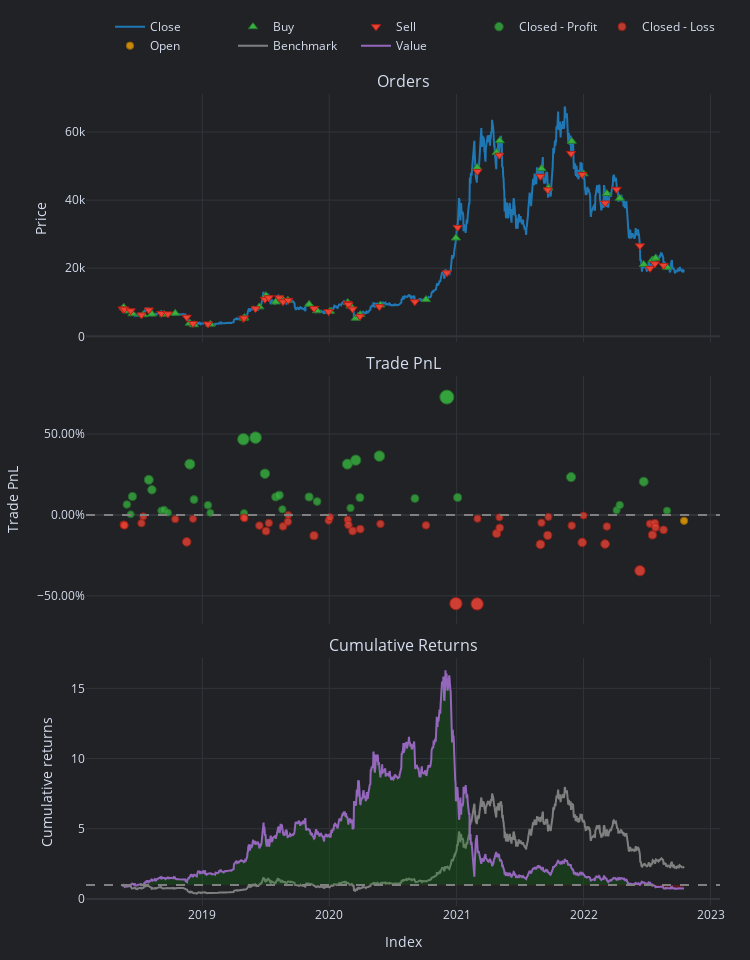

The notebook cell this image was saved under:
### Code cell
pf = vbt.Portfolio.from_signals(
    data.close[test_preds.index], # use only the test set
    test_preds > 0.02, # long when probability of price increase is greater than 2%
    test_preds < -0.05, # short when probability prediction is less than -5%
    direction="both" # long and short
)
print(pf.stats())
pf.plot().show()

### Figure 1 — Plotly figure (JSON) as saved in the notebook; plotly's stock layout.template omitted (floating-point values rounded to 4 significant figures; data arrays with more than 128 entries replaced by an {"elided": "..."} marker saying what was removed)
{"data": [{"legendgroup": "0", "line": {"color": "#1f77b4"}, "mode": "lines", "name": "Close", "showlegend": true, "type": "scatter", "uid": "b6ed1e3a-8f1c-4db2-ac42-b6b89aead28d", "x": {"elided": "1620 str values"}, "xaxis": "x", "y": {"elided": "1620 float values"}, "yaxis": "y"}, {"customdata": {"elided": "40x9 mixed values"}, "hovertemplate": "<br>Order Id: %{customdata[0]}\n<br>Signal Index: %{customdata[1]}\n<br>Creation Index: %{customdata[2]}\n<br>Fill Index: %{customdata[3]}\n<br>Size: %{customdata[4]:,}\n<br>Price: %{customdata[5]:,}\n<br>Fees: %{customdata[6]:,}\n<br>Type: %{customdata[7]}\n<br>Stop Type: %{customdata[8]}", "marker": {"color": "#37B13F", "line": {"color": "rgb(38,123,44)", "width": 1}, "size": 8, "symbol": "triangle-up"}, "mode": "markers", "name": "Buy", "type": "scatter", "uid": "273390fc-be1a-4c36-9d68-e75538d90b36", "x": ["2018-05-20T00:00:00+00:00", "2018-05-29T00:00:00+00:00", "2018-06-14T00:00:00+00:00", "2018-07-15T00:00:00+00:00", "2018-08-09T00:00:00+00:00", "2018-09-13T00:00:00+00:00", "2018-10-15T00:00:00+00:00", "2018-11-26T00:00:00+00:00", "2018-12-08T00:00:00+00:00", "2019-01-24T00:00:00+00:00", "2019-04-30T00:00:00+00:00", "2019-05-02T00:00:00+00:00", "2019-06-14T00:00:00+00:00", "2019-07-03T00:00:00+00:00", "2019-07-31T00:00:00+00:00", "2019-08-19T00:00:00+00:00", "2019-09-04T00:00:00+00:00", "2019-11-04T00:00:00+00:00", "2019-11-27T00:00:00+00:00", "2020-01-03T00:00:00+00:00", "2020-02-23T00:00:00+00:00", "2020-03-02T00:00:00+00:00", "2020-03-17T00:00:00+00:00", "2020-03-30T00:00:00+00:00", "2020-05-27T00:00:00+00:00", "2020-10-05T00:00:00+00:00", "2020-12-30T00:00:00+00:00", "2021-03-01T00:00:00+00:00", "2021-04-26T00:00:00+00:00", "2021-05-05T00:00:00+00:00", "2021-09-02T00:00:00+00:00", "2021-09-22T00:00:00+00:00", "2021-11-28T00:00:00+00:00", "2022-01-01T00:00:00+00:00", "2022-03-09T00:00:00+00:00", "2022-04-15T00:00:00+00:00", "2022-06-23T00:00:00+00:00", "2022-07-18T00:00:00+00:00", "2022-07-27T00:00:00+00:00", "2022-08-29T00:00:00+00:00"], "xaxis": "x", "y": [8527.0, 7461.0, 6636.0, 6353.0, 6530.0, 6487.0, 6752.0, 3862.0, 3411.0, 3570.0, 5321.0, 5493.0, 8650, 11940, 10080.0, 10920.0, 10570.0, 9393.0, 7509.0, 7345.0, 9936.0, 8915.0, 5313.0, 6394.0, 9204.0, 10790.0, 28880.0, 49590.0, 54000.0, 57440.0, 49250.0, 43540.0, 57270.0, 47720.0, 41940.0, 40550.0, 21110.0, 22430.0, 22950.0, 20290.0], "yaxis": "y"}, {"customdata": {"elided": "40x9 mixed values"}, "hovertemplate": "<br>Order Id: %{customdata[0]}\n<br>Signal Index: %{customdata[1]}\n<br>Creation Index: %{customdata[2]}\n<br>Fill Index: %{customdata[3]}\n<br>Size: %{customdata[4]:,}\n<br>Price: %{customdata[5]:,}\n<br>Fees: %{customdata[6]:,}\n<br>Type: %{customdata[7]}\n<br>Stop Type: %{customdata[8]}", "marker": {"color": "#EA4335", "line": {"color": "rgb(181,31,18)", "width": 1}, "size": 8, "symbol": "triangle-down"}, "mode": "markers", "name": "Sell", "type": "scatter", "uid": "d9c37a8a-e803-4845-8cba-a10c06c2ecd8", "x": ["2018-05-17T00:00:00+00:00", "2018-05-22T00:00:00+00:00", "2018-06-09T00:00:00+00:00", "2018-07-10T00:00:00+00:00", "2018-07-31T00:00:00+00:00", "2018-09-05T00:00:00+00:00", "2018-09-24T00:00:00+00:00", "2018-11-17T00:00:00+00:00", "2018-12-05T00:00:00+00:00", "2019-01-17T00:00:00+00:00", "2019-04-29T00:00:00+00:00", "2019-05-01T00:00:00+00:00", "2019-06-03T00:00:00+00:00", "2019-06-30T00:00:00+00:00", "2019-07-11T00:00:00+00:00", "2019-08-10T00:00:00+00:00", "2019-08-21T00:00:00+00:00", "2019-09-05T00:00:00+00:00", "2019-11-18T00:00:00+00:00", "2019-12-30T00:00:00+00:00", "2020-02-22T00:00:00+00:00", "2020-02-25T00:00:00+00:00", "2020-03-08T00:00:00+00:00", "2020-03-29T00:00:00+00:00", "2020-05-24T00:00:00+00:00", "2020-09-03T00:00:00+00:00", "2020-12-04T00:00:00+00:00", "2021-01-04T00:00:00+00:00", "2021-03-02T00:00:00+00:00", "2021-05-04T00:00:00+00:00", "2021-08-30T00:00:00+00:00", "2021-09-20T00:00:00+00:00", "2021-11-26T00:00:00+00:00", "2021-12-28T00:00:00+00:00", "2022-03-04T00:00:00+00:00", "2022-04-06T00:00:00+00:00", "2022-06-12T00:00:00+00:00", "2022-07-11T00:00:00+00:00", "2022-07-25T00:00:00+00:00", "2022-08-19T00:00:00+00:00"], "xaxis": "x", "y": [8041.0, 7977.0, 7492.0, 6297.0, 7731.0, 6700, 6581.0, 5628.0, 3770.0, 3616.0, 5238.0, 5383.0, 8116.0, 10850.0, 11340.0, 11310.0, 10140.0, 10560.0, 8187.0, 7246, 9651.0, 9316.0, 8033.0, 5881.0, 8720.0, 10140.0, 18650.0, 31990.0, 48440.0, 53200.0, 46980.0, 43020.0, 53730.0, 47540.0, 39150.0, 43170.0, 26570.0, 19960.0, 21310.0, 20830.0], "yaxis": "y"}, {"customdata": {"elided": "34x5 mixed values"}, "hovertemplate": "<br>Exit Trade Id: %{customdata[0]}\n<br>Position Id: %{customdata[1]}\n<br>Exit Index: %{customdata[2]}\n<br>PnL: %{customdata[3]:,}\n<br>Return: %{customdata[4]:,%}", "marker": {"color": "#37B13F", "line": {"color": "rgb(38,123,44)", "width": 1}, "opacity": [0.7633, 0.7508, 0.7735, 0.7946, 0.782, 0.7553, 0.7565, 0.7529, 0.8146, 0.7696, 0.7624, 0.7526, 0.8463, 0.7524, 0.8484, 0.8025, 0.7729, 0.7751, 0.7571, 0.7728, 0.767, 0.8146, 0.7588, 0.8197, 0.772, 0.8249, 0.7709, 0.9, 0.7722, 0.7981, 0.756, 0.7625, 0.7923, 0.7554], "size": [7.62, 7.037, 8.096, 9.083, 8.492, 7.248, 7.303, 7.137, 10.02, 7.913, 7.576, 7.122, 11.49, 7.11, 11.59, 9.448, 8.068, 8.17, 7.333, 8.064, 7.795, 10.02, 7.411, 10.25, 8.027, 10.5, 7.976, 14, 8.034, 9.247, 7.279, 7.581, 8.975, 7.251], "symbol": "circle"}, "mode": "markers", "name": "Closed - Profit", "type": "scatter", "uid": "b5305445-dd79-41b0-bbd5-8f0c712f3040", "x": ["2018-05-29T00:00:00+00:00", "2018-06-09T00:00:00+00:00", "2018-06-14T00:00:00+00:00", "2018-07-31T00:00:00+00:00", "2018-08-09T00:00:00+00:00", "2018-09-05T00:00:00+00:00", "2018-09-13T00:00:00+00:00", "2018-09-24T00:00:00+00:00", "2018-11-26T00:00:00+00:00", "2018-12-08T00:00:00+00:00", "2019-01-17T00:00:00+00:00", "2019-01-24T00:00:00+00:00", "2019-04-29T00:00:00+00:00", "2019-05-01T00:00:00+00:00", "2019-06-03T00:00:00+00:00", "2019-06-30T00:00:00+00:00", "2019-07-31T00:00:00+00:00", "2019-08-10T00:00:00+00:00", "2019-08-19T00:00:00+00:00", "2019-11-04T00:00:00+00:00", "2019-11-27T00:00:00+00:00", "2020-02-22T00:00:00+00:00", "2020-03-02T00:00:00+00:00", "2020-03-17T00:00:00+00:00", "2020-03-29T00:00:00+00:00", "2020-05-24T00:00:00+00:00", "2020-09-03T00:00:00+00:00", "2020-12-04T00:00:00+00:00", "2021-01-04T00:00:00+00:00", "2021-11-26T00:00:00+00:00", "2022-04-06T00:00:00+00:00", "2022-04-15T00:00:00+00:00", "2022-06-23T00:00:00+00:00", "2022-08-29T00:00:00+00:00"], "xaxis": "x2", "y": [0.06466, 0.00408, 0.1142, 0.2169, 0.1554, 0.02607, 0.03173, 0.01449, 0.3138, 0.09521, 0.06018, 0.01288, 0.4674, 0.01173, 0.4775, 0.2548, 0.1113, 0.1219, 0.03482, 0.1109, 0.08289, 0.3139, 0.043, 0.3387, 0.1071, 0.3638, 0.1018, 0.7281, 0.1078, 0.2339, 0.0293, 0.06066, 0.2056, 0.02633], "yaxis": "y2"}, {"customdata": {"elided": "45x5 mixed values"}, "hovertemplate": "<br>Exit Trade Id: %{customdata[0]}\n<br>Position Id: %{customdata[1]}\n<br>Exit Index: %{customdata[2]}\n<br>PnL: %{customdata[3]:,}\n<br>Return: %{customdata[4]:,%}", "marker": {"color": "#EA4335", "line": {"color": "rgb(181,31,18)", "width": 1}, "opacity": [0.7624, 0.7632, 0.7605, 0.7518, 0.7553, 0.7843, 0.7549, 0.7532, 0.7541, 0.7635, 0.7706, 0.7603, 0.7645, 0.7586, 0.75, 0.7764, 0.7572, 0.7528, 0.756, 0.7628, 0.7703, 0.7679, 0.7614, 0.7632, 0.8629, 0.8633, 0.7547, 0.7736, 0.753, 0.7664, 0.7875, 0.7599, 0.776, 0.7525, 0.7636, 0.785, 0.7507, 0.787, 0.7647, 0.821, 0.7611, 0.7754, 0.7603, 0.7658, 0.769], "size": [7.578, 7.618, 7.489, 7.083, 7.248, 8.599, 7.228, 7.149, 7.194, 7.631, 7.96, 7.479, 7.679, 7.4, 7, 8.233, 7.334, 7.129, 7.282, 7.598, 7.949, 7.836, 7.531, 7.615, 12.27, 12.29, 7.22, 8.102, 7.14, 7.763, 8.748, 7.461, 8.214, 7.116, 7.633, 8.632, 7.034, 8.725, 7.684, 10.31, 7.52, 8.187, 7.479, 7.738, 7.885], "symbol": "circle"}, "mode": "markers", "name": "Closed - Loss", "type": "scatter", "uid": "e83a03e0-63d1-4fde-aa2d-57314559fc7c", "x": ["2018-05-20T00:00:00+00:00", "2018-05-22T00:00:00+00:00", "2018-07-10T00:00:00+00:00", "2018-07-15T00:00:00+00:00", "2018-10-15T00:00:00+00:00", "2018-11-17T00:00:00+00:00", "2018-12-05T00:00:00+00:00", "2019-04-30T00:00:00+00:00", "2019-05-02T00:00:00+00:00", "2019-06-14T00:00:00+00:00", "2019-07-03T00:00:00+00:00", "2019-07-11T00:00:00+00:00", "2019-08-21T00:00:00+00:00", "2019-09-04T00:00:00+00:00", "2019-09-05T00:00:00+00:00", "2019-11-18T00:00:00+00:00", "2019-12-30T00:00:00+00:00", "2020-01-03T00:00:00+00:00", "2020-02-23T00:00:00+00:00", "2020-02-25T00:00:00+00:00", "2020-03-08T00:00:00+00:00", "2020-03-30T00:00:00+00:00", "2020-05-27T00:00:00+00:00", "2020-10-05T00:00:00+00:00", "2020-12-30T00:00:00+00:00", "2021-03-01T00:00:00+00:00", "2021-03-02T00:00:00+00:00", "2021-04-26T00:00:00+00:00", "2021-05-04T00:00:00+00:00", "2021-05-05T00:00:00+00:00", "2021-08-30T00:00:00+00:00", "2021-09-02T00:00:00+00:00", "2021-09-20T00:00:00+00:00", "2021-09-22T00:00:00+00:00", "2021-11-28T00:00:00+00:00", "2021-12-28T00:00:00+00:00", "2022-01-01T00:00:00+00:00", "2022-03-04T00:00:00+00:00", "2022-03-09T00:00:00+00:00", "2022-06-12T00:00:00+00:00", "2022-07-11T00:00:00+00:00", "2022-07-18T00:00:00+00:00", "2022-07-25T00:00:00+00:00", "2022-07-27T00:00:00+00:00", "2022-08-19T00:00:00+00:00"], "xaxis": "x2", "y": [-0.06038, -0.06449, -0.0511, -0.008909, -0.026, -0.1665, -0.02391, -0.01578, -0.02037, -0.06582, -0.1, -0.05001, -0.07081, -0.04185, -0.0002394, -0.1284, -0.03496, -0.01366, -0.02959, -0.06245, -0.09892, -0.08722, -0.05547, -0.06423, -0.5482, -0.5501, -0.02312, -0.1148, -0.01484, -0.07963, -0.182, -0.04818, -0.1265, -0.01227, -0.06604, -0.1699, -0.003763, -0.1797, -0.07134, -0.3447, -0.05431, -0.1237, -0.05, -0.07703, -0.09228], "yaxis": "y2"}, {"customdata": [["79", "79", "2022-10-17 00:00:00+00:00", -2.813, -0.03628]], "hovertemplate": "<br>Exit Trade Id: %{customdata[0]}\n<br>Position Id: %{customdata[1]}\n<br>Exit Index: %{customdata[2]}\n<br>PnL: %{customdata[3]:,}\n<br>Return: %{customdata[4]:,%}", "marker": {"color": "#FFAA00", "line": {"color": "rgb(178,118,0)", "width": 1}, "opacity": [0.7574], "size": [7.347], "symbol": "circle"}, "mode": "markers", "name": "Open", "type": "scatter", "uid": "ae333eb1-45bd-45f3-841f-23097465ce58", "x": ["2022-10-17T00:00:00+00:00"], "xaxis": "x2", "y": [-0.03628], "yaxis": "y2"}, {"legendgroup": "1", "line": {"color": "#7f7f7f"}, "mode": "lines", "name": "Benchmark", "showlegend": true, "type": "scatter", "uid": "205cb5a6-7164-4ea2-9701-294afbf52a6c", "x": {"elided": "1620 str values"}, "xaxis": "x3", "y": {"elided": "1620 float values"}, "yaxis": "y3"}, {"hoverinfo": "skip", "line": {"color": "rgba(0, 0, 0, 0)", "width": 0}, "mode": "lines", "opacity": 0, "showlegend": false, "type": "scatter", "uid": "7b74c24b-a562-4ac6-987c-553183c01145", "x": {"elided": "1620 str values"}, "xaxis": "x3", "y": {"elided": "1620 int values"}, "yaxis": "y3"}, {"connectgaps": false, "fill": "tonexty", "fillcolor": "rgba(0, 128, 0, 0.25)", "hoverinfo": "skip", "line": {"color": "rgba(0, 0, 0, 0)", "width": 0}, "mode": "lines", "opacity": 0, "showlegend": false, "type": "scatter", "uid": "b784ea58-0f49-46ca-a8ee-ba19de4c8eb3", "x": {"elided": "1620 str values"}, "xaxis": "x3", "y": {"elided": "1620 float values"}, "yaxis": "y3"}, {"hoverinfo": "skip", "line": {"color": "rgba(0, 0, 0, 0)", "width": 0}, "mode": "lines", "opacity": 0, "showlegend": false, "type": "scatter", "uid": "57d196d4-149b-4f6d-8a1e-0512e833063e", "x": {"elided": "1620 str values"}, "xaxis": "x3", "y": {"elided": "1620 int values"}, "yaxis": "y3"}, {"connectgaps": false, "fill": "tonexty", "fillcolor": "rgba(255, 0, 0, 0.25)", "hoverinfo": "skip", "line": {"color": "rgba(0, 0, 0, 0)", "width": 0}, "mode": "lines", "opacity": 0, "showlegend": false, "type": "scatter", "uid": "a8c65e62-c2d6-4ee0-a004-3ea1b09fa1b5", "x": {"elided": "1620 str values"}, "xaxis": "x3", "y": {"elided": "1620 float values"}, "yaxis": "y3"}, {"legendgroup": "2", "line": {"color": "#9467bd"}, "mode": "lines", "name": "Value", "showlegend": true, "type": "scatter", "uid": "fbdc039f-cc2d-4179-b67f-bd5c12363064", "x": {"elided": "1620 str values"}, "xaxis": "x3", "y": {"elided": "1620 float values"}, "yaxis": "y3"}, {"hoverinfo": "skip", "line": {"color": "rgba(0, 0, 0, 0)", "width": 0}, "mode": "lines", "opacity": 0, "showlegend": false, "type": "scatter", "uid": "7e7eeecc-01b4-4510-a064-7ae984c474a4", "x": {"elided": "1620 str values"}, "xaxis": "x3", "y": {"elided": "1620 int values"}, "yaxis": "y3"}], "layout": {"annotations": [{"font": {"size": 16}, "showarrow": false, "text": "Orders", "x": 0.5, "xanchor": "center", "xref": "paper", "y": 1, "yanchor": "bottom", "yref": "paper"}, {"font": {"size": 16}, "showarrow": false, "text": "Trade PnL", "x": 0.5, "xanchor": "center", "xref": "paper", "y": 0.6528, "yanchor": "bottom", "yref": "paper"}, {"font": {"size": 16}, "showarrow": false, "text": "Cumulative Returns", "x": 0.5, "xanchor": "center", "xref": "paper", "y": 0.3056, "yanchor": "bottom", "yref": "paper"}], "height": 960, "legend": {"orientation": "h", "traceorder": "normal", "x": 1, "xanchor": "right", "y": 1.042, "yanchor": "bottom"}, "margin": {"b": 30, "l": 30, "r": 30, "t": 30}, "shapes": [{"line": {"color": "gray", "dash": "dash"}, "type": "line", "x0": 0, "x1": 1, "xref": "paper", "y0": 0, "y1": 0, "yref": "y2"}, {"line": {"color": "gray", "dash": "dash"}, "type": "line", "x0": 0, "x1": 1, "xref": "paper", "y0": 1, "y1": 1, "yref": "y3"}], "showlegend": true, "width": 750, "xaxis": {"anchor": "y", "domain": [0, 1], "matches": "x3", "showticklabels": false}, "xaxis2": {"anchor": "y2", "domain": [0, 1], "matches": "x3", "showticklabels": false}, "xaxis3": {"anchor": "y3", "domain": [0, 1], "title": {"text": "Index"}}, "yaxis": {"anchor": "x", "domain": [0.6944, 1], "title": {"text": "Price"}}, "yaxis2": {"anchor": "x2", "domain": [0.3472, 0.6528], "tickformat": ".2%", "title": {"text": "Trade PnL"}}, "yaxis3": {"anchor": "x3", "domain": [0, 0.3056], "title": {"text": "Cumulative returns"}}}}
